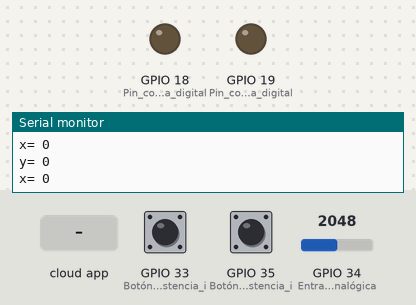
The sketch below on a simulated ESP32. Parts: output pins drawn as LEDs (lit = HIGH), the last lines printed to the serial monitor. Inputs (shaded band) come from the test bench; at power-on: GPIO 33 (Botón_1_con_resistencia_i) HIGH, GPIO 34 (Entrada_analógica) = 2048, GPIO 35 (Botón_2_con_resistencia_i) HIGH. WiFi joins after 1.5 s; servers stay silent unless stated; the Firebase database answers and starts empty.

Above: at 2.7 s.
2.8 s: the phone or cloud app sets led1 to 1
At 3.6 s:
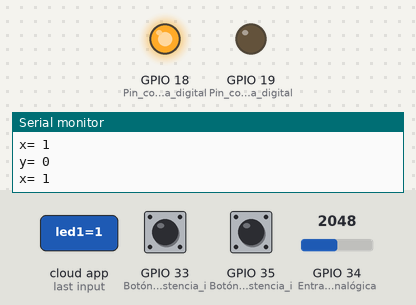
4.5 s: the phone or cloud app sets led2 to 1
At 5.5 s:
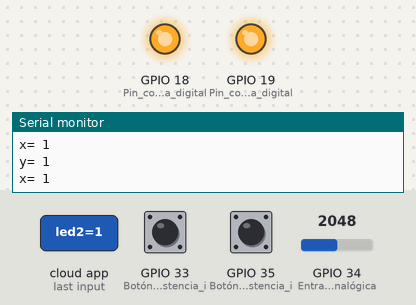
6.0 s: the phone or cloud app sets led1 to 0
At 7.6 s:
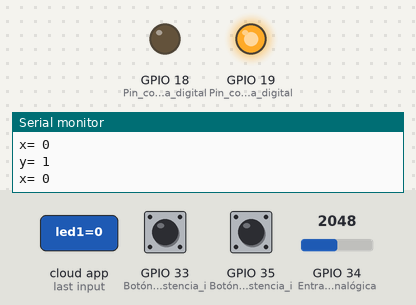
7.9 s: the phone or cloud app sets led2 to 0
At 8.6 s:
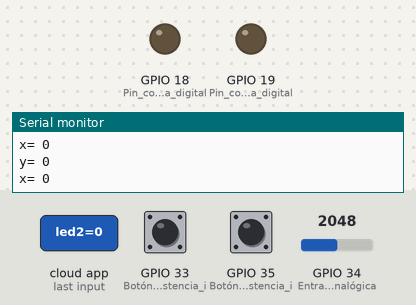
Timing chart, 0 to 10.5 s (numbered marks = the images above; inputs shaded):
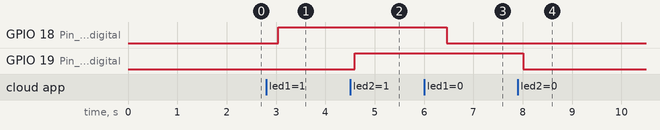

Measured:
- after the input at 2.8 s, GPIO 18 (Pin_como_salida_digital): LOW → HIGH after 0.24 s
- after the input at 4.5 s, GPIO 19 (Pin_como_salida_digital): LOW → HIGH after 0.10 s
- after the input at 6.0 s, GPIO 18 (Pin_como_salida_digital): HIGH → LOW after 0.46 s
- after the input at 7.9 s, GPIO 19 (Pin_como_salida_digital): HIGH → LOW after 0.11 s

The sketch:

esp32_firebase_leds.ino
```cpp
#include <WiFi.h>                // Librería para manejar la conexión WiFi en la ESP32
#include <FirebaseESP32.h>       // Librería para conectarse con Firebase Realtime Database

FirebaseConfig config;           // Objeto de configuración para Firebase
FirebaseAuth auth;               // Objeto de autenticación (para token)
FirebaseData firebaseData;       // Objeto para enviar/recibir datos

// URL y clave de Firebase (Realtime Database)
// IMPORTANTE: Esta es la URL completa del proyecto y el token de acceso
#define FIREBASE_HOST "xxxxxxxxxxxxxxxxxxxxxxxxxxxxxxxxxxxxxxx"
#define FIREBASE_AUTH "xxxxxxxxxxxxxxxxxxxxxxxxxxxxxxxxxxxxxxx"

// Credenciales WiFi
#define WIFI_SSID "Wokwi-GUEST"
#define WIFI_PASSWORD ""

int cnt = 0;                     // Contador que se enviará a Firebase

void setup() {

  // Configurar pines
  pinMode(18, OUTPUT);           // Pin como salida digital
  pinMode(19, OUTPUT);           // Pin como salida digital
  pinMode(33, INPUT_PULLUP);     // Botón 1 con resistencia interna pull-up
  pinMode(35, INPUT_PULLUP);     // Botón 2 con resistencia interna pull-up
  pinMode(34, INPUT);            // Entrada analógica

  Serial.begin(115200);

  // --- Conexión a WiFi ---
  Serial.print("Conectando a WiFi...");
  WiFi.begin(WIFI_SSID, WIFI_PASSWORD);

  while (WiFi.status() != WL_CONNECTED) {
    Serial.print(".");
    delay(500);
  }
  Serial.println("\nConectado a WiFi");

  // --- Configuración de Firebase ---
  config.host = FIREBASE_HOST;                       // Asignar URL del proyecto
  config.signer.tokens.legacy_token = FIREBASE_AUTH; // Token legado (modo antiguo)

  Firebase.begin(&config, &auth);      // Iniciar Firebase con la configuración
  Firebase.reconnectWiFi(true);        // Reconexión automática si se pierde WiFi

  Serial.println("Conectado a Firebase");
}

void loop() {

  // Leer señal analógica del pin 34
  int w = analogRead(34);

  // Leer botones
  int p1 = digitalRead(33);       // Botón 1 (activo en LOW)
  int p2 = digitalRead(35);       // Botón 2 (activo en LOW)

  cnt++;                          // Incrementa contador en cada ciclo

  // --- Enviar contador a Firebase cuando se presiona botón 1 ---
  if (p1 == 0) {
    Firebase.setFloat(firebaseData, "cnt", cnt);
    Serial.println(cnt);
    delay(200);
  }

  // --- Enviar valor analógico a Firebase cuando se presiona botón 2 ---
  if (p2 == 0) {
    Firebase.setFloat(firebaseData, "w", w);
    Serial.println(w);
    delay(200);
  }

  // Lectura ejemplo:

   Firebase.getString(firebaseData, "led1");
   int  x = firebaseData.stringData().toInt();
   Serial.print("x= ");
   Serial.println(x);

   Firebase.getString(firebaseData, "led2");
   int  y = firebaseData.stringData().toInt();
   Serial.print("y= ");
   Serial.println(y);

   if(x==0){
        digitalWrite(18,LOW);
   }else{
        digitalWrite(18,HIGH);
   }

   if(y==0){
        digitalWrite(19,LOW);
   }else{
        digitalWrite(19,HIGH);
   }

   delay(10);
}
```
